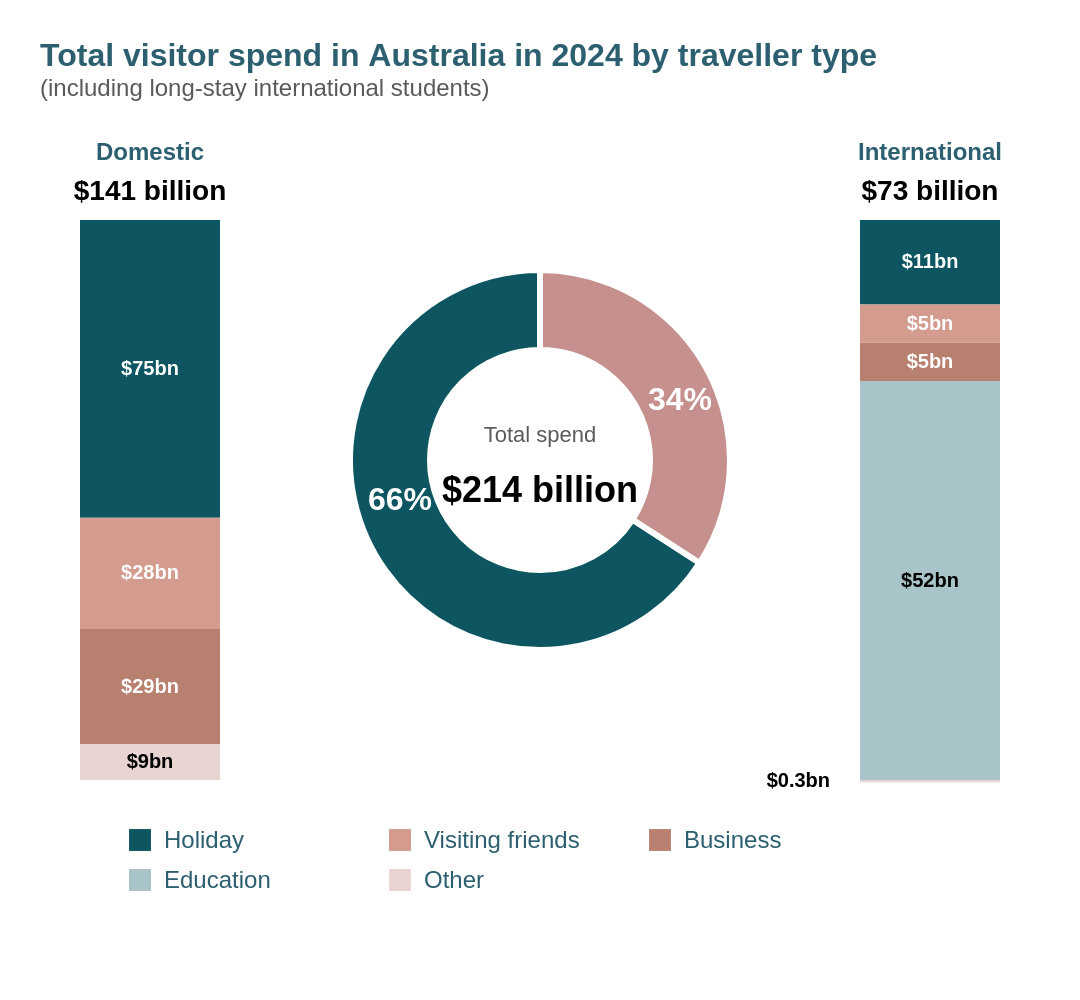

Vega-Lite specification for this chart:
### Vega specification from a JSON file in a GitHub repository (floating-point values rounded to 4 significant figures)
{"$schema": "https://vega.github.io/schema/vega/v5.json", "width": 500, "height": 400, "padding": 20, "title": {"text": "Total visitor spend in Australia in 2024 by traveller type", "subtitle": "(including long-stay international students)", "fontSize": 16, "fontWeight": "bold", "anchor": "start", "color": "#2c5f6f", "subtitleFontSize": 12, "subtitleColor": "#5a5a5a", "offset": 10}, "data": [{"name": "donut", "values": [{"category": "Domestic", "value": 141, "percentage": 66, "order": 0, "startAngle": 2.143, "endAngle": 6.283}, {"category": "International", "value": 73, "percentage": 34, "order": 1, "startAngle": 0, "endAngle": 2.143}], "transform": [{"type": "pie", "field": "value", "startAngle": {"signal": "0"}, "endAngle": {"signal": "2*PI"}, "sort": {"field": "order"}}]}, {"name": "international_bars", "values": [{"type": "Holiday", "value": 11, "order": 1, "label": "$11bn", "total": 73, "scaledValue": 42.19, "y0": 0, "y1": 42.19}, {"type": "Visiting friends", "value": 5, "order": 2, "label": "$5bn", "total": 73, "scaledValue": 19.18, "y0": 42.19, "y1": 61.37}, {"type": "Business", "value": 5, "order": 3, "label": "$5bn", "total": 73, "scaledValue": 7.671, "y0": 61.37, "y1": 69.04}, {"type": "Education", "value": 52, "order": 5, "label": "$52bn", "total": 73, "scaledValue": 199.5, "y0": 80.55, "y1": 280}, {"type": "Other", "value": 0.3, "order": 6, "label": "$0.3bn", "total": 73, "scaledValue": 1.151, "y0": 280, "y1": 281.2}], "transform": [{"type": "formula", "expr": "datum.value / datum.total * 280", "as": "scaledValue"}, {"type": "stack", "field": "scaledValue", "sort": {"field": "order"}}]}, {"name": "domestic_bars", "values": [{"type": "Holiday", "value": 75, "order": 1, "label": "$75bn", "total": 141, "scaledValue": 148.9, "y0": 0, "y1": 148.9}, {"type": "Visiting friends", "value": 28, "order": 2, "label": "$28bn", "total": 141, "scaledValue": 55.6, "y0": 148.9, "y1": 204.5}, {"type": "Business", "value": 29, "order": 3, "label": "$29bn", "total": 141, "scaledValue": 57.59, "y0": 204.5, "y1": 262.1}, {"type": "Other", "value": 9, "order": 4, "label": "$9bn", "total": 141, "scaledValue": 17.87, "y0": 262.1, "y1": 280.0}], "transform": [{"type": "formula", "expr": "datum.value / datum.total * 280", "as": "scaledValue"}, {"type": "stack", "field": "scaledValue", "sort": {"field": "order"}}]}, {"name": "legend_data", "values": [{"type": "Holiday", "order": 1, "row": 0, "col": 0}, {"type": "Visiting friends", "order": 2, "row": 0, "col": 1}, {"type": "Business", "order": 3, "row": 0, "col": 2}, {"type": "Education", "order": 4, "row": 1, "col": 0}, {"type": "Other", "order": 5, "row": 1, "col": 1}], "transform": [{"type": "formula", "expr": "floor((datum.order - 1) / 3)", "as": "row"}, {"type": "formula", "expr": "(datum.order - 1) % 3", "as": "col"}]}], "scales": [{"name": "color", "type": "ordinal", "domain": ["Holiday", "Visiting friends", "Business", "Education", "Other"], "range": ["#0d5661", "#d49b8f", "#b7806f", "#a8c4c8", "#e8d4d0"]}, {"name": "donut_color", "type": "ordinal", "domain": ["Domestic", "International"], "range": ["#0d5661", "#c5908e"]}], "marks": [{"type": "group", "encode": {"update": {"x": {"value": 10}, "y": {"value": 50}, "width": {"value": 90}, "height": {"value": 280}}}, "marks": [{"type": "text", "encode": {"enter": {"x": {"value": 45}, "y": {"value": -30}, "text": {"value": "Domestic"}, "align": {"value": "center"}, "fontSize": {"value": 12}, "fontWeight": {"value": "bold"}, "fill": {"value": "#2c5f6f"}}}}, {"type": "text", "encode": {"enter": {"x": {"value": 45}, "y": {"value": -10}, "text": {"value": "$141 billion"}, "align": {"value": "center"}, "fontSize": {"value": 14}, "fontWeight": {"value": "bold"}, "fill": {"value": "#000"}}}}, {"type": "rect", "from": {"data": "domestic_bars"}, "encode": {"enter": {"x": {"value": 10}, "width": {"value": 70}, "y": {"field": "y0"}, "y2": {"field": "y1"}, "fill": {"scale": "color", "field": "type"}}}}, {"type": "text", "from": {"data": "domestic_bars"}, "encode": {"enter": {"x": {"value": 45}, "y": {"signal": "(datum.y0 + datum.y1) / 2"}, "text": {"field": "label"}, "align": {"value": "center"}, "baseline": {"value": "middle"}, "fill": {"signal": "datum.type == 'Other' ? '#000' : 'white'"}, "fontSize": {"value": 10}, "fontWeight": {"value": "bold"}}}}]}, {"type": "group", "encode": {"update": {"x": {"value": 150}, "y": {"value": 70}, "width": {"value": 200}, "height": {"value": 200}}}, "marks": [{"type": "arc", "from": {"data": "donut"}, "encode": {"enter": {"x": {"signal": "100"}, "y": {"signal": "100"}, "startAngle": {"field": "startAngle"}, "endAngle": {"field": "endAngle"}, "innerRadius": {"value": 55}, "outerRadius": {"value": 95}, "fill": {"scale": "donut_color", "field": "category"}, "stroke": {"value": "white"}, "strokeWidth": {"value": 3}}}}, {"type": "text", "from": {"data": "donut"}, "encode": {"enter": {"x": {"signal": "datum.category == 'Domestic' ? 30: 170"}, "y": {"signal": "datum.category == 'Domestic' ? 120 : 70"}, "text": {"signal": "datum.percentage + '%'"}, "align": {"value": "center"}, "baseline": {"value": "middle"}, "fontSize": {"value": 16}, "fontWeight": {"value": "bold"}, "fill": {"value": "white"}}}}, {"type": "text", "encode": {"enter": {"x": {"value": 100}, "y": {"value": 93}, "text": {"value": "Total spend"}, "align": {"value": "center"}, "baseline": {"value": "bottom"}, "fontSize": {"value": 11}, "fill": {"value": "#5a5a5a"}}}}, {"type": "text", "encode": {"enter": {"x": {"value": 100}, "y": {"value": 107}, "text": {"value": "$214 billion"}, "align": {"value": "center"}, "baseline": {"value": "top"}, "fontSize": {"value": 18}, "fontWeight": {"value": "bold"}, "fill": {"value": "#000"}}}}]}, {"type": "group", "encode": {"update": {"x": {"value": 400}, "y": {"value": 50}, "width": {"value": 90}, "height": {"value": 280}}}, "marks": [{"type": "text", "encode": {"enter": {"x": {"value": 45}, "y": {"value": -30}, "text": {"value": "International"}, "align": {"value": "center"}, "fontSize": {"value": 12}, "fontWeight": {"value": "bold"}, "fill": {"value": "#2c5f6f"}}}}, {"type": "text", "encode": {"enter": {"x": {"value": 45}, "y": {"value": -10}, "text": {"value": "$73 billion"}, "align": {"value": "center"}, "fontSize": {"value": 14}, "fontWeight": {"value": "bold"}, "fill": {"value": "#000"}}}}, {"type": "rect", "from": {"data": "international_bars"}, "encode": {"enter": {"x": {"value": 10}, "width": {"value": 70}, "y": {"field": "y0"}, "y2": {"field": "y1"}, "fill": {"scale": "color", "field": "type"}}}}, {"type": "text", "from": {"data": "international_bars"}, "encode": {"enter": {"x": {"signal": "datum.value > 2 ? 45 : -5"}, "y": {"signal": "(datum.y0 + datum.y1) / 2"}, "text": {"field": "label"}, "align": {"signal": "datum.value > 2 ? 'center' : 'right'"}, "baseline": {"value": "middle"}, "fill": {"signal": "datum.value > 2 ? (datum.type == 'Education' || datum.type == 'Work' || datum.type == 'Other' ? '#000' : 'white') : '#000'"}, "fontSize": {"value": 10}, "fontWeight": {"value": "bold"}}}}]}, {"type": "group", "encode": {"update": {"x": {"value": 50}, "y": {"value": 360}, "width": {"value": 400}, "height": {"value": 60}}}, "marks": [{"type": "symbol", "from": {"data": "legend_data"}, "encode": {"enter": {"x": {"signal": "datum.col * 130"}, "y": {"signal": "datum.row * 20"}, "size": {"value": 120}, "shape": {"value": "square"}, "fill": {"scale": "color", "field": "type"}}}}, {"type": "text", "from": {"data": "legend_data"}, "encode": {"enter": {"x": {"signal": "datum.col * 130 + 12"}, "y": {"signal": "datum.row * 20"}, "text": {"field": "type"}, "align": {"value": "left"}, "baseline": {"value": "middle"}, "fontSize": {"value": 12}, "fill": {"value": "#2c5f6f"}}}}]}], "config": {}}
